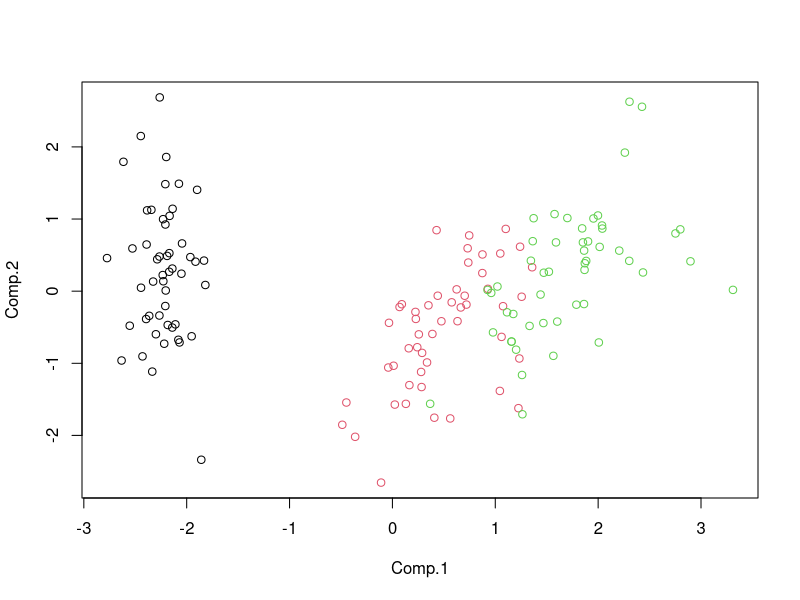

Source code (R): (Note: this script raises an error after producing the figure.)
data(iris)

y <- iris[, 5]
mypca <- princomp(iris[, -5], cor=TRUE, score=TRUE)

print(summary(mypca))

model__ <- mypca$scores

model__ = data.frame(mypca$scores)

# selecting best 2 components
model__ = model__[, c(1, 2)]
model__$Species = y

# plotting our data
plot(model__[1:2], col=model__$Species)

# training svm
model_ <- svm(Species ~., data=model__)
print(model)

# plotting svm...
# plot(model_, model__)
